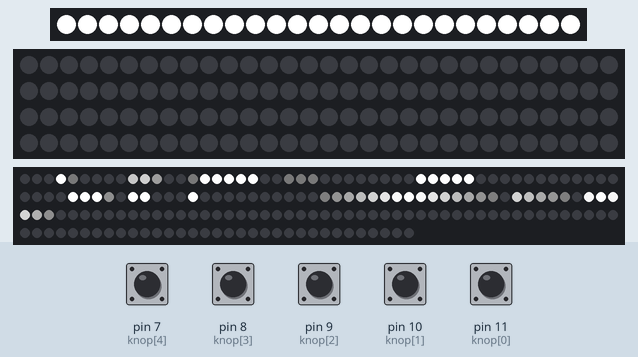
Simulated run of this sketch. Board: Arduino Uno, built with avr-gcc and run on an emulated ATmega328P. Parts: 25 RGB LEDs in strip order, left to right, 120 RGB LEDs in strip order, left to right, continuing on the next row, 183 RGB LEDs in strip order, left to right, continuing on the next row. Inputs (shaded band) come from the test bench; at power-on: pin 7 (knop[4]), pin 8 (knop[3]), pin 9 (knop[2]), pin 10 (knop[1]), pin 11 (knop[0]) HIGH. Random numbers use the default seed unless the sketch sets one.

Above: at 1.2 s.
1.3 s: pin 7 (knop[4]) pulled LOW for 0.15 s
At 1.46 s:
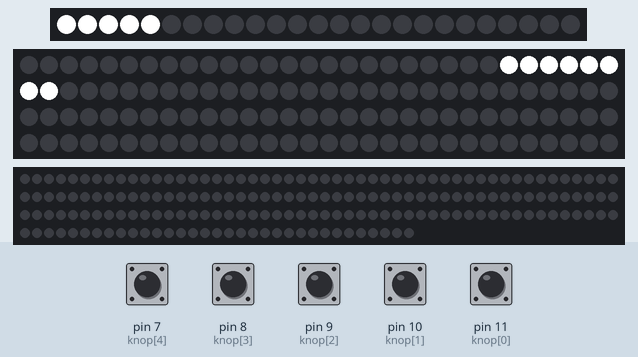
2.0 s: pin 8 (knop[3]) pulled LOW for 0.15 s
At 2.19 s:
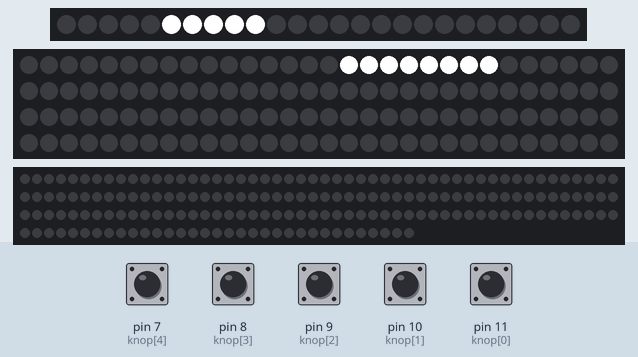
2.7 s: pin 9 (knop[2]) pulled LOW for 0.15 s
At 2.91 s:
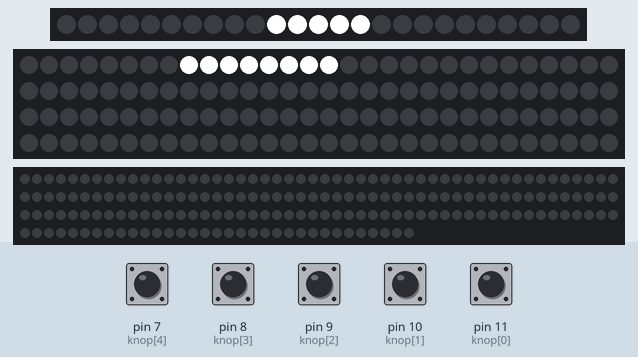
3.4 s: pin 10 (knop[1]) pulled LOW for 0.15 s
At 3.57 s:
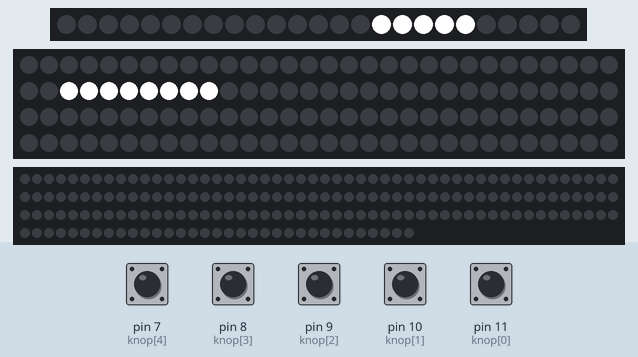
4.1 s: pin 11 (knop[0]) pulled LOW for 0.15 s
At 4.36 s:
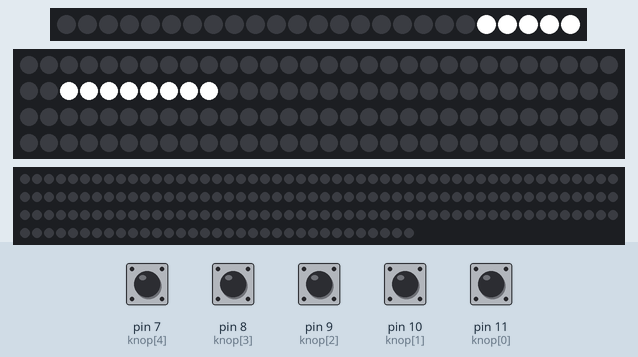
4.8 s: pin 7 (knop[4]) pulled LOW for 1 s
At 24.01 s:
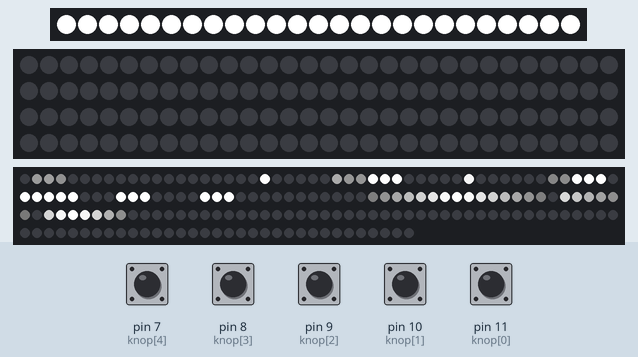

The sketch:

47b-kikkerKokenOutput.ino
```cpp
#include <Adafruit_NeoPixel.h>

int maxHelderheid = 255;
const unsigned long timeoutTijd = 18000;

#define NUM_KNOP_LEDS 25
#define NUM_PAN_LEDS 120

// ===============================
#define GROEPEN 5
int knop[GROEPEN] = {11,10,9,8,7};

#define LEDS_PER_KNOP 5

// OMGEKEERDE VOLGORDE
int startLed[GROEPEN] = {20,15,10,5,0};

int panStart[GROEPEN] = {0,8,16,24,32};
#define LEDS_PER_PAN 8

// ===============================
// EFFECT STRIP CONFIG
// ===============================
#define BUBBLE_PIXELS 72
#define STEAM_PIXELS 111
#define NUM_EFFECT_LEDS (BUBBLE_PIXELS + STEAM_PIXELS)

// ===============================
// STOOM INSTELLINGEN
// ===============================
#define STEAM_PARTICLES 20
#define STEAM_FADE 0.92
#define STEAM_SPEED_MIN 1
#define STEAM_SPEED_MAX 2

#define STEAM_SIZE_MIN 3
#define STEAM_SIZE_MAX 8

float steamPos[STEAM_PARTICLES];
int steamSpeed[STEAM_PARTICLES];
int steamDrift[STEAM_PARTICLES];
int steamBrightness[STEAM_PARTICLES];
int steamSize[STEAM_PARTICLES];

// ===============================
#define BUBBLE_COUNT 8

int bubblePos[BUBBLE_COUNT];
int bubbleSize[BUBBLE_COUNT];
int bubbleLife[BUBBLE_COUNT];

// ===============================
// ROULETTE INSTELLING
// ===============================
#define ROULETTE_INTERVAL 190 // pauze
#define ROULETTE_MAX 30 // 55 de lengte van de roulette korte getal is korter

// ===============================
float angle = 0;
float pulseSpeed = 2;

Adafruit_NeoPixel stripKnoppen(NUM_KNOP_LEDS, A0, NEO_GRBW + NEO_KHZ800);
Adafruit_NeoPixel stripPannen(NUM_PAN_LEDS, A1, NEO_GRBW + NEO_KHZ800);
Adafruit_NeoPixel stripEffect(NUM_EFFECT_LEDS, A2, NEO_GRBW + NEO_KHZ800);

int huidigePan = -1;
int vorigePan = -1;   //

int keuze = -1;
int fase = 1;

unsigned long laatsteInteractie = 0;
unsigned long laatsteZoek = 0;
unsigned long laatsteBubble = 0;
unsigned long laatsteSteam = 0;

bool zoekActief = false;

int rouletteStappen = 0;
int juistePan = -1;

// ===============================
uint32_t steamWhite(int b){
  return stripEffect.Color(b,b,b,b);
}

// ===============================
int mapKnopNaarPan(int knopIndex){
  return GROEPEN - 1 - knopIndex;
}

// ===============================
void setup(){

  stripKnoppen.begin();
  stripKnoppen.show();

  stripPannen.begin();
  stripPannen.show();

  stripEffect.begin();
  stripEffect.show();

  for(int i=0;i<GROEPEN;i++){
    pinMode(knop[i],INPUT_PULLUP);
  }

  Serial.begin(115200);
  randomSeed(analogRead(A5));

  for(int i=0;i<STEAM_PARTICLES;i++){
    steamPos[i] = BUBBLE_PIXELS + random(0,10);
    steamSpeed[i] = random(STEAM_SPEED_MIN,STEAM_SPEED_MAX+1);
    steamDrift[i] = random(-1,2);
    steamBrightness[i] = random(maxHelderheid/3,maxHelderheid*0.8);
    steamSize[i] = random(STEAM_SIZE_MIN, STEAM_SIZE_MAX);
  }

  for(int i=0;i<BUBBLE_COUNT;i++){
    bubblePos[i] = random(0,BUBBLE_PIXELS);
    bubbleSize[i] = 1;
    bubbleLife[i] = random(3,8);
  }
}

// ===============================
void loop(){

  if(fase == 1){
    bubbleEffect();
    stoomEffect();
    ademEffect();
  }
  else if(fase == 2){
    ledsBijKnoppen();
    roulettePannen();
  }

  leesKnoppen();
  checkTimeout();
}

// ===============================
void leesKnoppen(){

  for(int i=0;i<GROEPEN;i++){

    if(digitalRead(knop[i])==LOW){

      keuze = i;
      fase = 2;

      stripEffect.clear();
      stripEffect.show();

      startRoulette();
      laatsteInteractie = millis();
    }
  }
}

// ===============================
void ledsBijKnoppen(){

  stripKnoppen.clear();

  if(keuze!=-1){

    uint32_t kleur = stripKnoppen.Color(maxHelderheid,maxHelderheid,maxHelderheid,maxHelderheid);

    int start = startLed[keuze];

    for(int i=0;i<LEDS_PER_KNOP;i++){
      stripKnoppen.setPixelColor(start + i, kleur);
    }
  }

  stripKnoppen.show();
}

// ===============================
void ademEffect(){

  float intensity = (sin(angle)+1.0)/2.0;
  int brightness = intensity*maxHelderheid;

  uint32_t kleur = stripKnoppen.Color(brightness,brightness,brightness,brightness);

  stripKnoppen.fill(kleur);
  stripKnoppen.show();

  angle += pulseSpeed/100.0;
  if(angle>TWO_PI) angle -= TWO_PI;
}

// ===============================
void startRoulette(){

  zoekActief = true;
  rouletteStappen = 0;

  juistePan = mapKnopNaarPan(keuze);

  vorigePan = -1; // reset zodat eerste keuze vrij is

  stripEffect.clear();
  stripEffect.show();
}

// ===============================
void roulettePannen(){

  if(!zoekActief) return;

  if(millis() - laatsteZoek < ROULETTE_INTERVAL) return;

  laatsteZoek = millis();

  stripPannen.clear();

  if(rouletteStappen < ROULETTE_MAX){

    int nieuwePan;

    do {
      nieuwePan = random(0, GROEPEN);
    } while(nieuwePan == vorigePan);

    huidigePan = nieuwePan;
    vorigePan = huidigePan;

  } else {

    huidigePan = juistePan;
    zoekActief = false;
  }

  tekenPan(huidigePan);
  stripPannen.show();

  rouletteStappen++;
}

// ===============================
void stoomEffect(){

  if(millis()-laatsteSteam < 120) return;
  laatsteSteam = millis();

  for(int i=BUBBLE_PIXELS;i<NUM_EFFECT_LEDS;i++){
    uint32_t c = stripEffect.getPixelColor(i);
    int w = c & 0xFF;
    w *= STEAM_FADE;
    stripEffect.setPixelColor(i,steamWhite(w));
  }

  for(int i=0;i<STEAM_PARTICLES;i++){

    steamPos[i] += steamSpeed[i];

    if(random(5)==0){
      steamPos[i] += steamDrift[i];
    }

    if(steamSize[i] < STEAM_SIZE_MAX && random(10)==0){
      steamSize[i]++;
    }

    if(steamPos[i] >= NUM_EFFECT_LEDS){

      if(random(4)==0){
        steamPos[i] = BUBBLE_PIXELS + random(0,10);
        steamSpeed[i] = random(STEAM_SPEED_MIN,STEAM_SPEED_MAX+1);
        steamDrift[i] = random(-1,2);
        steamBrightness[i] = random(maxHelderheid/3,maxHelderheid*0.8);
        steamSize[i] = random(STEAM_SIZE_MIN, STEAM_SIZE_MAX);
      } else {
        steamPos[i] = NUM_EFFECT_LEDS + random(10,30);
      }
    }

    int p = (int)steamPos[i];

    for(int s = -steamSize[i]; s <= steamSize[i]; s++){

      int led = p + s;

      if(led >= BUBBLE_PIXELS && led < NUM_EFFECT_LEDS){

        float falloff = 1.0 - (abs(s) / (float)steamSize[i]);
        falloff *= falloff;

        int brightness = steamBrightness[i] * falloff;

        stripEffect.setPixelColor(led, steamWhite(brightness));
      }
    }
  }

  stripEffect.show();
}

// ===============================
void bubbleEffect(){

  if(millis()-laatsteBubble < 10) return;
  laatsteBubble = millis();

  for(int i=0;i<BUBBLE_PIXELS;i++){
    uint32_t c = stripEffect.getPixelColor(i);
    int w = c & 0xFF;
    w *= 0.5;
    stripEffect.setPixelColor(i,steamWhite(w));
  }

  for(int i=0;i<BUBBLE_COUNT;i++){

    int pos = bubblePos[i];

    for(int s=0;s<bubbleSize[i];s++){
      int led = pos+s;

      if(led < BUBBLE_PIXELS){
        int b = random(maxHelderheid/2,maxHelderheid+1);
        stripEffect.setPixelColor(led,steamWhite(b));
      }
    }

    bubbleLife[i]--;

    if(bubbleLife[i] <= 0){
      bubblePos[i] = random(0,BUBBLE_PIXELS);
      bubbleSize[i] = random(1,4);
      bubbleLife[i] = random(3,8);
    }
  }

  stripEffect.show();
}

// ===============================
void tekenPan(int panIndex){

  uint32_t kleur = stripPannen.Color(maxHelderheid,maxHelderheid,maxHelderheid,maxHelderheid);

  int start = panStart[panIndex];

  for(int i=0;i<LEDS_PER_PAN;i++){
    stripPannen.setPixelColor(start+i,kleur);
  }
}

// ===============================
void checkTimeout(){

  if(fase==2){

    if(millis()-laatsteInteractie > timeoutTijd){

      keuze = -1;
      fase = 1;

      stripKnoppen.clear();
      stripPannen.clear();

      stripKnoppen.show();
      stripPannen.show();
    }
  }
}
```
